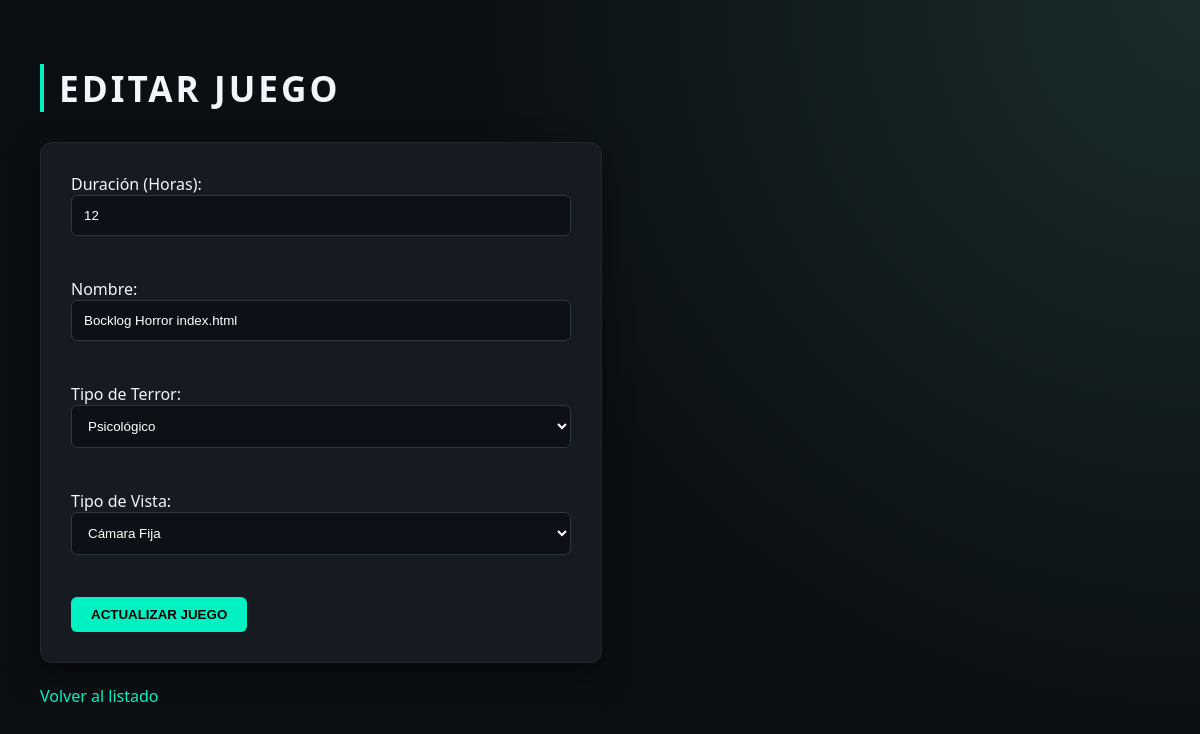
The app's page /index.php?accion=editar&id=16 (signed in) with its own data.
### tables this page shows
CREATE TABLE `juegos` (
  `id` int NOT NULL,
  `nombre` varchar(50) DEFAULT NULL,
  `genero` varchar(20) DEFAULT NULL,
  `duracion` varchar(20) DEFAULT NULL,
  `tipoAccion` varchar(50) DEFAULT NULL,
  `tipoArma` varchar(50) DEFAULT NULL,
  `tipoTerror` varchar(50) DEFAULT NULL,
  `tipoVista` varchar(50) DEFAULT NULL
);

### controllers/JuegoController.php (called while the page is built, shortened)
<?php
    class JuegoController{
        private $gestor;
        function __construct($gestor){
            $this->gestor=$gestor;
        }
        public function editar(){
            $id=$_GET['id'];
            $juego=$this->gestor->buscarJuegoPorId($id);
            include 'views/editar.php';
        }
    }
?>

### models/Gestor.php (called while the page is built, shortened)
<?php
    class Gestor{
        private $db;
        function __construct(){
            $this->db=Connection::getInstance()->getconn();
        }
        public function buscarJuegoPorId($id){
            $sql='SELECT * FROM juegos WHERE id=:id';
            $stmt=$this->db->prepare($sql);
            $stmt->bindValue(':id',$id);
            $stmt->execute();
            $res=$stmt->fetch(PDO::FETCH_ASSOC);
            if($res){
                if($res['genero']=='Terror'){
                    return new Terror(
                        $res['nombre'],$res['duracion'],
                        $res['tipoTerror'],$res['tipoVista'],
                        $res['id']
                    );
                }else{
                    return new Accion(
                        $res['nombre'],$res['duracion'],
                        $res['tipoAccion'],$res['tipoArma'],
                        $res['id']
                    );
                }
            }
            return null;
        }
    }
?>

### autoload.php (called while the page is built, shortened)
<?php
    spl_autoload_register(function($class){
        $paths=['models/','controllers/'];
        foreach($paths as $path){
            $file=__DIR__ . '/' . $path . $class . '.php';
            if(file_exists($file)){
                return;
            }
        }
    });
?>

### models/Connection.php (called while the page is built, shortened)
<?php
    class Connection{
        protected $conn;
        private $configFile="conf.json";
        private static $instance=null;
        public static function getInstance(){
            if(self::$instance===null){
                self::$instance=new self();
            }
            return self::$instance;
        }
        private function makeConnection(){
            $configData=file_get_contents($this->configFile);
            $c=json_decode($configData,true);
            $dsn="mysql:host=" . $c['host'] . ";dbname=" . $c['db'];
            $this->conn=new PDO($dsn,$c['userName'],$c['password']);
        }
        public function getConn(){
            return $this->conn;
        }
    }
?>

### models/Juego.php (called while the page is built, shortened)
<?php
class Juego{
    protected $duracion;
    protected $nombre;
    function __construct($nombre, $duracion, $id=null){
        $this->nombre=$nombre;
        $this->duracion=$duracion;
    }
    public function getDuracion(){
        return $this->duracion;
    }
    public function getNombre(){
        return $this->nombre;
    }
}
?>

### models/Terror.php (called while the page is built, shortened)
<?php
class Terror extends Juego{
    private $tipoTerror;
    private $tipoVista;
    function __construct($nombre, $duracion, $tipoTerror, $tipoVista, $id=null){
        $this->tipoTerror=$tipoTerror;
        $this->tipoVista=$tipoVista;
    }
    public function getTipoTerror(){
        return $this->tipoTerror;
    }
    public function getTipoVista(){
        return $this->tipoVista;
    }
}
?>

### views/editar.php (the view, shortened to what this page needs)
<!DOCTYPE html>
<html>
<head>
    <link rel="stylesheet" href="css/peruleto.css">
</head>
<body>
    <h1>Editar Juego</h1>
    <form action="index.php?accion=editar" method="POST">
        Duración (Horas):<br>
        <input type="text" name="duracion" value="<?= $juego->getDuracion() ?>" required><br><br>
        Nombre:<br>
        <input type="text" name="nombre" value="<?= $juego->getNombre() ?>" required><br><br>
        <?php if ($juego instanceof Terror): ?>
            Tipo de Terror:<br>
            <select name="tipoTerror">
                <option value="Psicológico" <?= ($juego->getTipoTerror() == "Psicológico") ? "selected" : "" ?>>Psicológico</option>
            </select><br><br>
            Tipo de Vista:<br>
            <select name="tipoVista">
                <option value="Cámara Fija" <?= ($juego->getTipoVista() == "Cámara Fija") ? "selected" : "" ?>>Cámara Fija</option>
            </select><br><br>
        <?php endif; ?>
        <button type="submit">Actualizar Juego</button>
    </form>
    <br>
    <a href="index.php">Volver al listado</a>
</body>
</html>

### css/peruleto.css (style rules this page uses)
:root { --bg-dark: #0b0f13; --card-bg: #161b22; --neon-cyan: #00f2c3; --text-white: #f0f6fc; --text-gray: #8b949e; --danger: #f85149; --accent-glow: rgba(0, 242, 195, 0.15); }
body { background-color: var(--bg-dark); color: var(--text-white); font-family: 'Segoe UI', Tahoma, Geneva, Verdana, sans-serif; margin: 0; padding: 40px; background-image: radial-gradient(circle at top right, #1a2c2c 0%, var(--bg-dark) 50%); background-attachment: fixed; min-height: 100vh; }
h1, h2 { text-transform: uppercase; letter-spacing: 3px; border-left: 4px solid var(--neon-cyan); padding-left: 15px; margin-bottom: 30px; color: var(--text-white); }
h1 { font-size: 2.2rem; }
a { color: var(--neon-cyan); text-decoration: none; transition: 0.3s; font-weight: 500; }
button, .btn-create { background: var(--neon-cyan); color: #000 !important; padding: 10px 20px; border-radius: 6px; font-weight: bold; text-transform: uppercase; border: none; cursor: pointer; transition: 0.3s; display: inline-block; }
form { background: var(--card-bg); padding: 30px; border-radius: 12px; border: 1px solid rgba(255, 255, 255, 0.05); max-width: 500px; box-shadow: 0 10px 30px rgba(0,0,0,0.5); }
input[type="text"], input[type="password"], input[type="email"], select { width: 100%; padding: 12px; margin-bottom: 20px; background: #0d1117; border: 1px solid #30363d; border-radius: 6px; color: white; box-sizing: border-box; }

### records on screen
juegos: duracion "12", nombre "Bocklog Horror index.html", tipoTerror "Psicológico", tipoVista "Cámara Fija"
